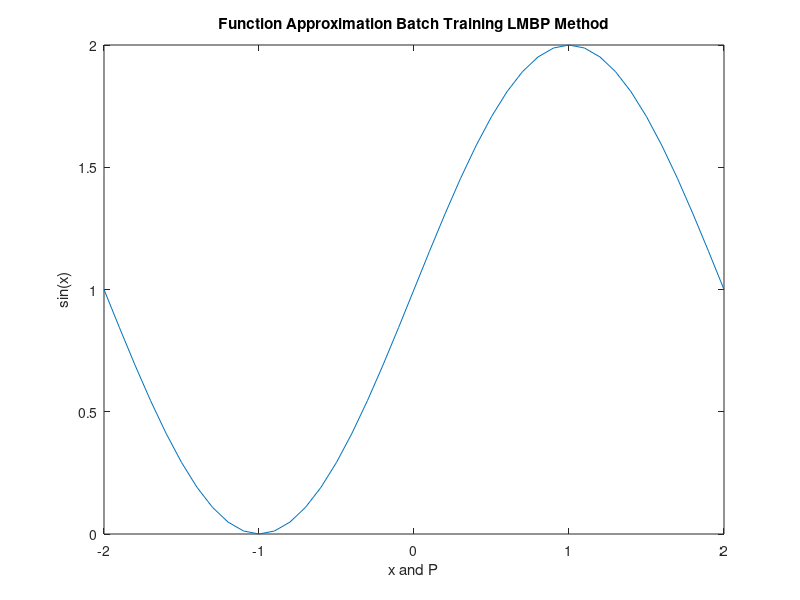

Here is the MATLAB script that generated this plot: (Note: this script raises an error after producing the figure.)
%% Batch_Training_LMBP_Finction_Modeling
clear
clc

%% Main Function Plot
x = -2:0.1:2;
y = 1 + sin((pi/2).*x);
plot(x,y)
xlabel('x and P')
ylabel('sin(x)')
title('Function Approximation Batch Training LMBP Method')

%% Network 1-2-1
P = [-2:0.1:2]';
W1 = -0.5 + (0.5+0.5)*rand(2,1);
b1 = -0.5 + (0.5+0.5)*rand(2,1);
W2 = -0.5 + (0.5+0.5)*rand(1,2);
b2 = -0.5 + (0.5+0.5)*rand(1,1);
miu = 0.01;
theta = 10;

s1 = {};
s2 = {};
A0 = {};
A1 = {};
X0 = [W1(1,1);W1(2,1);b1(1,1);b1(2,1);W2(1,1);W2(1,2);b2];
X = X0;

t = (1 + sin((pi/2).*P))';
for kk = 1:41
    
for ii = 1:size(P,1)
    
    n1 = [X(1,1);X(2,1)] * P(ii,1) + [X(3,1);X(4,1)];
    a1 = logsig(n1);
    n2 = [X(5,1) X(6,1)] * a1 + X(7,1);
    a2 = purelin(n2);
    e(1,ii) = t(1,ii)-a2;
    Fdot2 = 1;
    s2{1,ii} = -Fdot2;
    Fdot1 = zeros(size(n1,1),size(n1,1));
    
    for jj = 1:2
        
        Fdot1(jj,jj) = (1-a1(jj,1)) * a1(jj,1);
        
    end
    
    s1{1,ii} = Fdot1 * ([X(5,1) X(6,1)])' * s2{1,ii};
    
    A0{1,ii} = [P(ii,1);1;1];
    A1{1,ii} = [a1(1,1);a1(2,1);1];
    
    
    J(ii,1) = s1{1,ii}(1,1)*A0{1,ii}(1,1);
    J(ii,2) = s1{1,ii}(2,1)*A0{1,ii}(1,1);
    J(ii,3) = s1{1,ii}(1,1)*A0{1,ii}(2,1);
    J(ii,4) = s1{1,ii}(2,1)*A0{1,ii}(3,1);
    J(ii,5) = s2{1,ii}(1,1)*A1{1,ii}(1,1);
    J(ii,6) = s2{1,ii}(1,1)*A1{1,ii}(2,1);
    J(ii,7) = s2{1,ii}(1,1)*A1{1,ii}(3,1);
    
    A2_Prime(1,ii) = a2;
    
    
end
v = e';
Fx(1,kk) = e*(e)';



Xprime = X;
delXprime = -inv((J'*J + miu*eye(size(J,2))))*J'*v;
Xprime = delXprime + Xprime;

for ii = 1:size(P,1)
    
    n1 = [Xprime(1,1);Xprime(2,1)] * P(ii,1) + [Xprime(3,1);Xprime(4,1)];
    a1 = logsig(n1);
    n2 = [Xprime(5,1) Xprime(6,1)] * a1 + Xprime(7,1);
    a2 = purelin(n2);
    eprime(1,ii) = t(1,ii)-a2;
end

Fprimex(1,kk) = eprime*(eprime)';


while Fprimex(1,kk)>Fx(1,kk)

    miu = theta*miu;
    Xprime = X;
    delXprime = -inv((J'*J + miu*eye(size(J,2))))*J'*v;
    Xprime = delXprime + Xprime;
    for ii = 1:size(P,1)
    
    n1 = [Xprime(1,1);Xprime(2,1)] * P(ii,1) + [Xprime(3,1);Xprime(4,1)];
    a1 = logsig(n1);
    n2 = [Xprime(5,1) Xprime(6,1)] * a1 + Xprime(7,1);
    a2 = purelin(n2);
    eprime(1,ii) = t(1,ii)-a2;
    end

Fprimex(1,kk) = eprime*(eprime)';
    
end

X = Xprime;
miu = miu/theta;
end

 %% The Value Of Final Weights and Biases
fprintf('The First Layer Weight Matrix Of 1-2-1 Network Converges to\n')
disp([X(1,1);X(2,1)])
fprintf('The First Layer Bias Matrix Of 1-2-1 Network Converges to\n')
disp([X(3,1);X(4,1)])
fprintf('The Second Layer Weight Matrix Of 1-2-1 Network Converges to\n')
disp([X(5,1) X(6,1)])
fprintf('The Second Layer Bias Matrix Of 1-2-1 Network Converges to\n')
disp(X(7,1))

 %% Plots Of Networks Output
  hold on
  plot(P,A2_Prime)
  legend('Main Function','1-2-1 Network','Location','northwest')